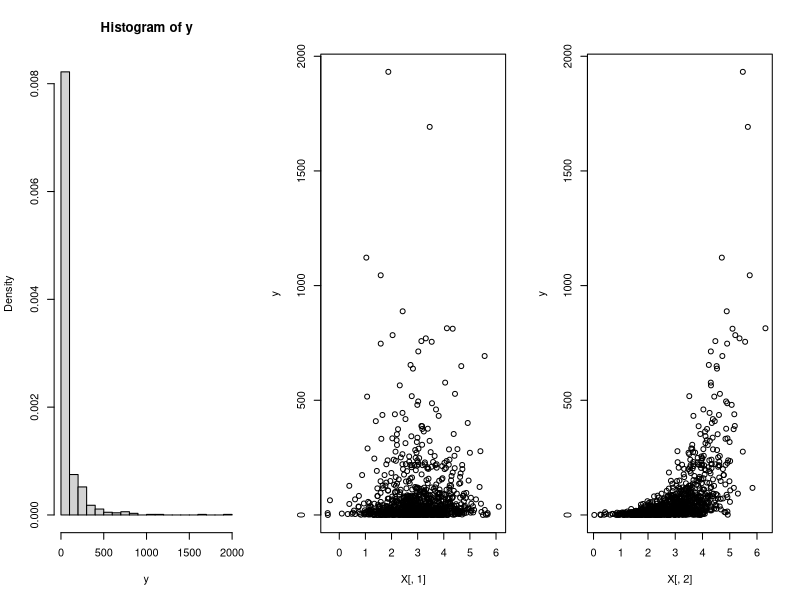
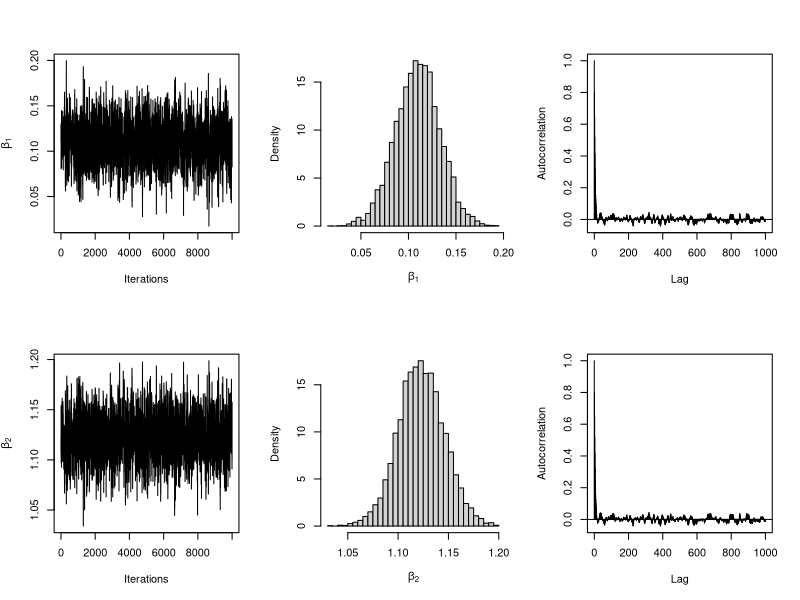
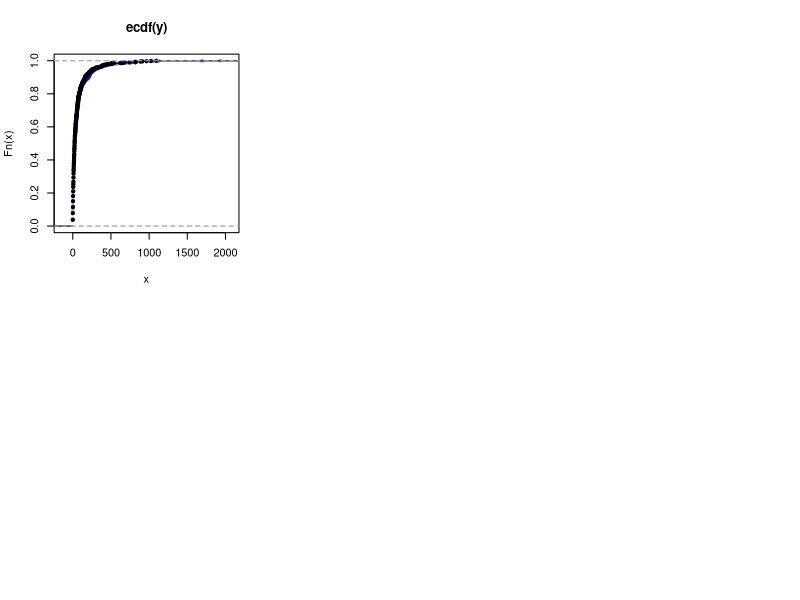
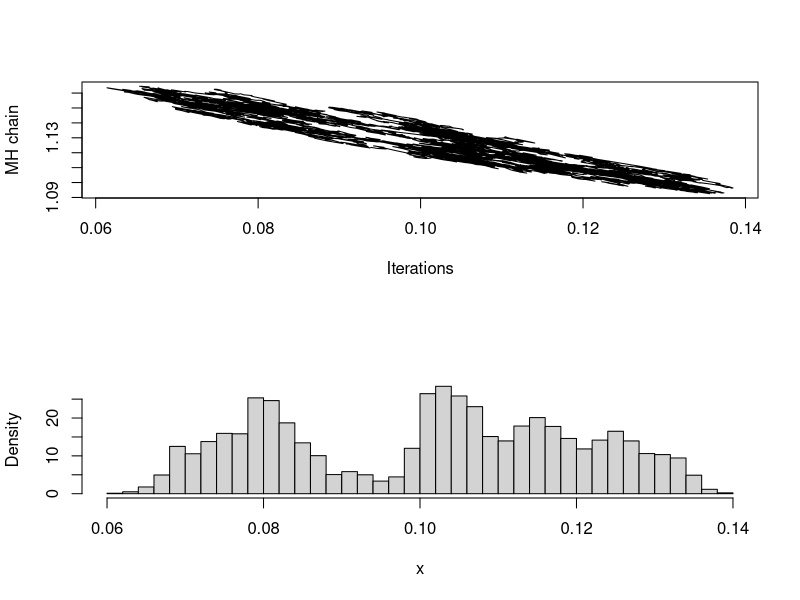
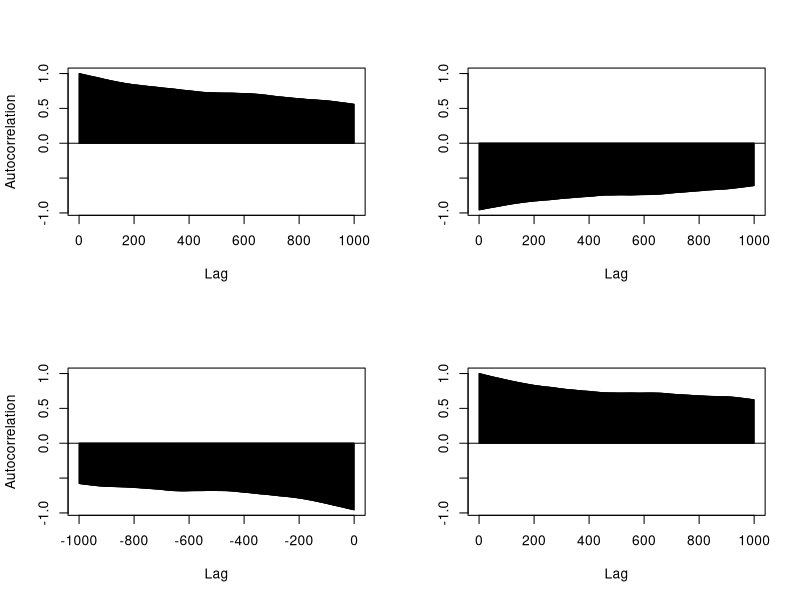
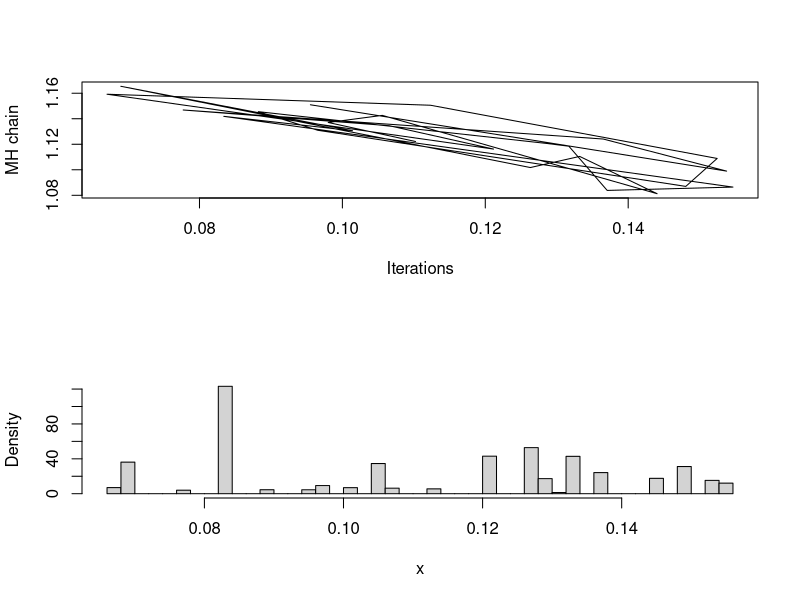
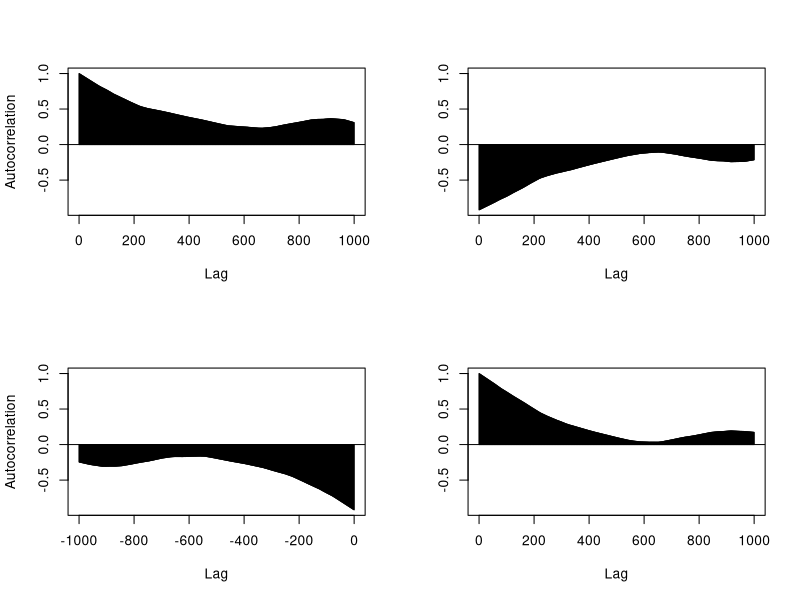
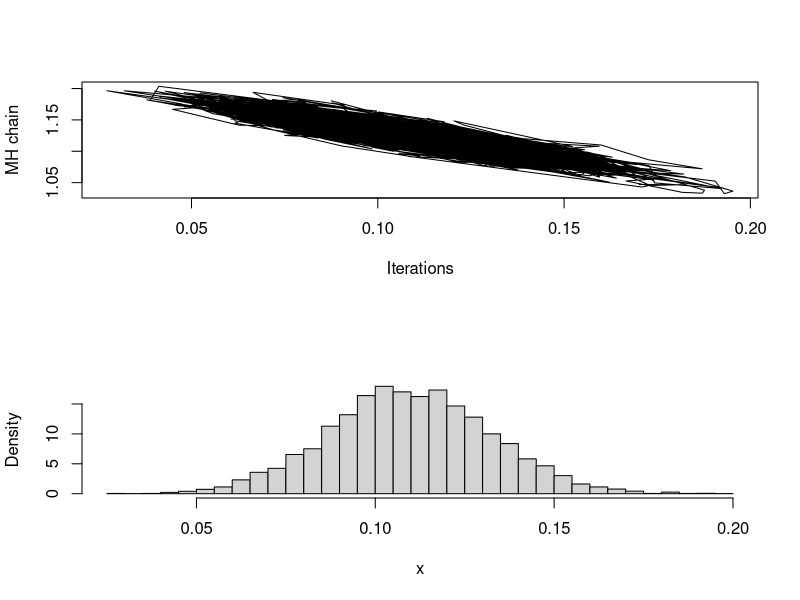

Source code (R) for these figures, in order:
## ---- chunk 1
geometricll=function(beta,y,X)
{
# LOG-POSTERIOR OF beta FOR THE GEOMETRIC MODEL UNDER FLAT PRIOR
mu=exp(X%*%as.vector(beta)) #mu=(1-p)/p
sum((y)*log(mu)-(y+1)*log(1+mu))
}

#Now let's write the MCM algorithm
hmflatgeometric=function(niter,y,X,scale)
{
# A GAUSSIAN RANDOM WALK MH SAMPLER FOR THE PROBIT MODEL
# UNDER FLAT PRIOR

library(mnormt)
p=dim(X)[2] #select the number of columns of X 
mod=summary(glm.nb(y ~ 0+X, link = log)) 
beta=matrix(0,niter,p) #matrix of 0 of dim (niter,p)
beta[1,]=as.vector(mod$coeff[,1])  #as.vector(mod$coeff[,1])
Sigma2=as.matrix(mod$cov.unscaled) # the asymptotic (Fisher)covariance matrix Σ of the                                     maximum likelihood estimate as the covariance matrix
for (i in 2:niter)
{
tildebeta=rmnorm(1,beta[i-1,],scale*Sigma2) #rmnorm is a speed-optimised version of the                                               rnorm
llr=geometricll(tildebeta,y,X)-geometricll(beta[i-1,],y,X) #log of the ratio pi(y)/pi(x)
if (runif(1)<=exp(llr)) beta[i,]=tildebeta 
else {
  beta[i,]=beta[i-1,]}
}
beta
}

## ---- chunk 2
library(MASS)
n=100
X<-matrix(rnorm(2*n,mean = 3, sd = 1),ncol=2)
b<-runif(2,0,1)
y=rep(0,n)
posterior=rep(0,n)
mu=rep(0,n)
for (i in 1:n){
  mu[i]=exp(X[i,]%*%b)
  y[i]=rgeom(1, 1/(1+mu[i]))
}
ifelse(mu>1, TRUE, FALSE)
## ---- chunk 3
library(MASS)

#DATA GENERATION
n=1000
X<-matrix(rnorm(2*n,mean = 3, sd = 1),ncol=2)
b<-runif(2,0,2)
y=rep(0,n)
posterior=rep(0,n)
mu=rep(0,n)
for (i in 1:n){
  mu[i]=exp(X[i,]%*%b)
  y[i]=rgeom(1, 1/(1+mu[i]))
}
state=ifelse(mu>1, TRUE, FALSE) 

if(!all(state)) stop("This is an error message: mu must be >1") 

#VISUALISATION OF DATA
par(mfrow=c(1,3))
hist(y,nclass=20, prob=TRUE)
plot(X[,1],y)
plot(X[,2],y)

#USE OF hmflatgeometric
flatgeometric=hmflatgeometric(10000,y,X,1)

#PLOT OF useful hmflatgeometric information
par(mfrow=c(2,3))
plot(flatgeometric[,1],type="l",xlab="Iterations",ylab=expression(beta[1]))
hist(flatgeometric[1001:10000,1],nclass=50, prob=TRUE,main="",xlab=expression(beta[1]))
acf(flatgeometric[1001:10000,1],lag=1000,main="",ylab="Autocorrelation",ci=F)

plot(flatgeometric[,2],type="l",xlab="Iterations",ylab=expression(beta[2]))
hist(flatgeometric[1001:10000,2],nclass=50,prob=TRUE,main="",xlab=expression(beta[2]))
acf(flatgeometric[1001:10000,1],lag=1000,main="",ylab="Autocorrelation",ci=F)

sprintf("The expected beta was: [ %f %f ]", b[1], b[2])
sprintf("While the obtained (average) beta is: [ %f %f ]", mean(flatgeometric[,1]), mean(flatgeometric[,2]))

#OBTAINED ECDF
y_f=rep(0,n)
for (i in 1:n){
  mu_f=exp(X[i,]%*%c(mean(flatgeometric[,1]),mean(flatgeometric[,2])))
  y_f[i]=rgeom(1, 1/(1+mu_f))}

plot(ecdf(y), col=rgb(0,0,1,1/4))
plot(ecdf(y_f), add=T)


## ---- chunk 4
# GAUSSIAN RANDOM WALK MH FOR THE STANDARD NORMAL DISTRIBUTION
#comparing the influence of the variance of the proposal

test=hmflatgeometric(10000,y,X,0.001)
par(mfrow=c(2,1))
plot(test,type="l",xlab="Iterations",ylab="MH chain")
hist(test[1001:10000],nclass=50,prob=TRUE,main="",xlab="x")
acf(test,lag=1000,main="",ylab="Autocorrelation",ci=F)

test=hmflatgeometric(10000,y,X,1000)
par(mfrow=c(2,1))
plot(test,type="l",xlab="Iterations",ylab="MH chain")
hist(test[1001:10000],nclass=50,prob=TRUE,main="",xlab="x")
acf(test,lag=1000,main="",ylab="Autocorrelation",ci=F)

test=hmflatgeometric(10000,y,X,1)
par(mfrow=c(2,1))
plot(test,type="l",xlab="Iterations",ylab="MH chain")
hist(test[1001:10000],nclass=50,prob=TRUE,main="",xlab="x")
acf(test,lag=1000,main="",ylab="Autocorrelation",ci=F)

## ---- chunk 5
library(MASS)
test_geom=function(niter,y,X,scale)
{
# A GAUSSIAN RANDOM WALK MH SAMPLER FOR THE PROBIT MODEL
# UNDER FLAT PRIOR

library(mnormt)
p=dim(X)[2] #select the number of columns of X 
mod=summary(glm.nb(y ~ 0+X, link = log)) 
beta=matrix(0,niter,p) #matrix of 0 of dim (niter,p)
beta[1,]=as.vector(mod$coeff[,1])  #as.vector(mod$coeff[,1])
Sigma2=as.matrix(mod$cov.unscaled) # the asymptotic (Fisher)covariance matrix Σ of the                                     maximum likelihood estimate as the covariance matrix
reject=0
for (i in 2:niter)
{
tildebeta=rmnorm(1,beta[i-1,],scale*Sigma2) #rmnorm is a speed-optimised version of the                                               rnorm
llr=geometricll(tildebeta,y,X)-geometricll(beta[i-1,],y,X) #log of the ratio pi(y)/pi(x)
if (runif(1)<=exp(llr)) beta[i,]=tildebeta 
else {
  reject=reject+1
  beta[i,]=beta[i-1,]}
}
result<-list(beta,reject/niter)
names(result)<-c("beta", 'rej_rate')
return(result)
}

#data generation
n=100
X<-matrix(rnorm(2*n,mean = 3, sd = 1),ncol=2)
b<-runif(2,0,2)
y=rep(0,n)
posterior=rep(0,n)
mu=rep(0,n)
for (i in 1:n){
  mu[i]=exp(X[i,]%*%b)
  y[i]=rgeom(1, 1/(1+mu[i]))
}

#check existing conditions
state=ifelse(mu>1, TRUE, FALSE) 
if(!all(state)) stop("mu<1") #mu must be >1

#results

result<-test_geom(10000,y,X,1)
flatgeometric=matrix(unlist(result[1]), ncol=2, byrow=F)
flatgeometric_2=hmflatgeometric(10000,y,X,1)

taux_refuse<-result[2]

#plot
par(mfrow=c(2,3))
plot(flatgeometric[,1],type="l",xlab="Iterations",ylab=expression(beta[1]))
hist(flatgeometric[1001:10000,1],nclass=50, prob=TRUE,main="",xlab=expression(beta[1]))
acf(flatgeometric[1001:10000,1],lag=1000,main="",ylab="Autocorrelation",ci=F)

plot(flatgeometric[,2],type="l",xlab="Iterations",ylab=expression(beta[2]))
hist(flatgeometric[1001:10000,2],nclass=50,prob=TRUE,main="",xlab=expression(beta[2]))
acf(flatgeometric[1001:10000,1],lag=1000,main="",ylab="Autocorrelation",ci=F)

## ---- chunk 6
#RESULTS
sprintf("The expected beta was: [ %f %f ]", b[1], b[2])
sprintf("While the obtained (average) beta is: [ %f %f ]", mean(flatgeometric[,1]), mean(flatgeometric[,2]))
sprintf("The reject rate is: %f ", taux_refuse)
## ---- chunk 7
library(MASS)
n=1000
for (k in 1:10){
X<-matrix(rnorm(2*n,mean = 3, sd = 1),ncol=2)
b<-runif(2,0,2)
y=rep(0,n)
posterior=rep(0,n)
for (i in 1:n){
  mu=exp(X[i,]%*%b)
  y[i]=rgeom(1, 1/(1+mu))
}
results_1=rep(0,10)
results_2=rep(0,10)

flatgeometric=hmflatgeometric(10000,y,X,0.1)
results_1[k]=mean(flatgeometric[,1])-b[1]
results_2[k]=mean(flatgeometric[,2])-b[2]}
print("TEST RESULTS")
sprintf("MIN ABSOLUTE ERROR : [ %f %f ]", min(abs(results_1)), min(abs(results_2)))
sprintf("MAX ABSOLUTE ERROR: [ %f %f ]", max(abs(results_1)), max(abs(results_2)))
sprintf("MEAN ABSOLUTE ERROR : [ %f %f ]", mean(abs(results_1)), mean(abs(results_2)))


## ---- chunk 8

geomnoinflpost=function(beta,y,X)
{
  
#LOG-POSTERIOR OF beta FOR THE GEOMETRIC MODEL UNDER NON-INFORMATIVE PRIOR

if (is.matrix(beta)==F) beta=as.matrix(t(beta))
n=dim(beta)[1]
k=dim(beta)[2]
pll=rep(0,n)
for (i in 1:n)
{
mu=exp(X%*%as.vector(beta)) #mu=(1-p)/p
pll[i]=sum((y)*log(mu)-(y+1)*log(1+mu))-(2*k-1)/4*log(t(beta[i,])%*%t(X)%*%X%*%beta[i,])+lgamma((2*k-1)/4)-(k/2)*log(pi) #2.6
}
pll
}

hmnoinfgeom=function(niter,y,X,scale)
{

#A GAUSSIAN RANDOM WALK MH SAMPLER FOR THE GEOMETRIC MODEL
# UNDER NON-INFORMATIVE PRIOR

library(mnormt)
p=dim(X)[2]
mod=summary(glm.nb(y ~ 0+X, link = log)) 
beta=matrix(0,niter,p)
beta[1,]=as.vector(mod$coeff[,1])
Sigma2=as.matrix(mod$cov.unscaled)

for (i in 2:niter)
{
tildebeta=rmnorm(1,beta[i-1,],scale*Sigma2)
llr=geomnoinflpost(tildebeta,y,X)-geomnoinflpost(beta[i-1,],y,X) #log of the ratio                                                                         pi(y)/pi(x)
if (runif(1)<=exp(llr)) beta[i,]=tildebeta 
else beta[i,]=beta[i-1,]
}
beta
}

## ---- chunk 9
#DATA GENERATION
n=1000
X<-matrix(rnorm(2*n,mean = 3, sd = 1),ncol=2)
b<-runif(2,0,2)
y=rep(0,n)
posterior=rep(0,n)
mu=rep(0,n)
for (i in 1:n){
  mu[i]=exp(X[i,]%*%b)
  y[i]=rgeom(1, 1/(1+mu[i]))
}
state=ifelse(mu>1, TRUE, FALSE) 

if(!all(state)) stop("This is an error message: mu must be >1") 

#USE OF hmnoinfgeom
gpriorgeometric=hmnoinfgeom(10000,y,X,1)

#PLOT OF useful hmflatgeometric information
par(mfrow=c(2,3))
plot(gpriorgeometric[,1],type="l",xlab="Iterations",ylab=expression(beta[1]))
hist(gpriorgeometric[1001:10000,1],nclass=50, prob=TRUE,main="",xlab=expression(beta[1]))
acf(gpriorgeometric[1001:10000,1],lag=1000,main="",ylab="Autocorrelation",ci=F)

plot(gpriorgeometric[,2],type="l",xlab="Iterations",ylab=expression(beta[2]))
hist(gpriorgeometric[1001:10000,2],nclass=50,prob=TRUE,main="",xlab=expression(beta[2]))
acf(gpriorgeometric[1001:10000,1],lag=1000,main="",ylab="Autocorrelation",ci=F)

sprintf("The expected beta was: [ %f %f ]", b[1], b[2])
sprintf("While the obtained (average) beta is: [ %f %f ]", mean(gpriorgeometric[,1]), mean(gpriorgeometric[,2]))
